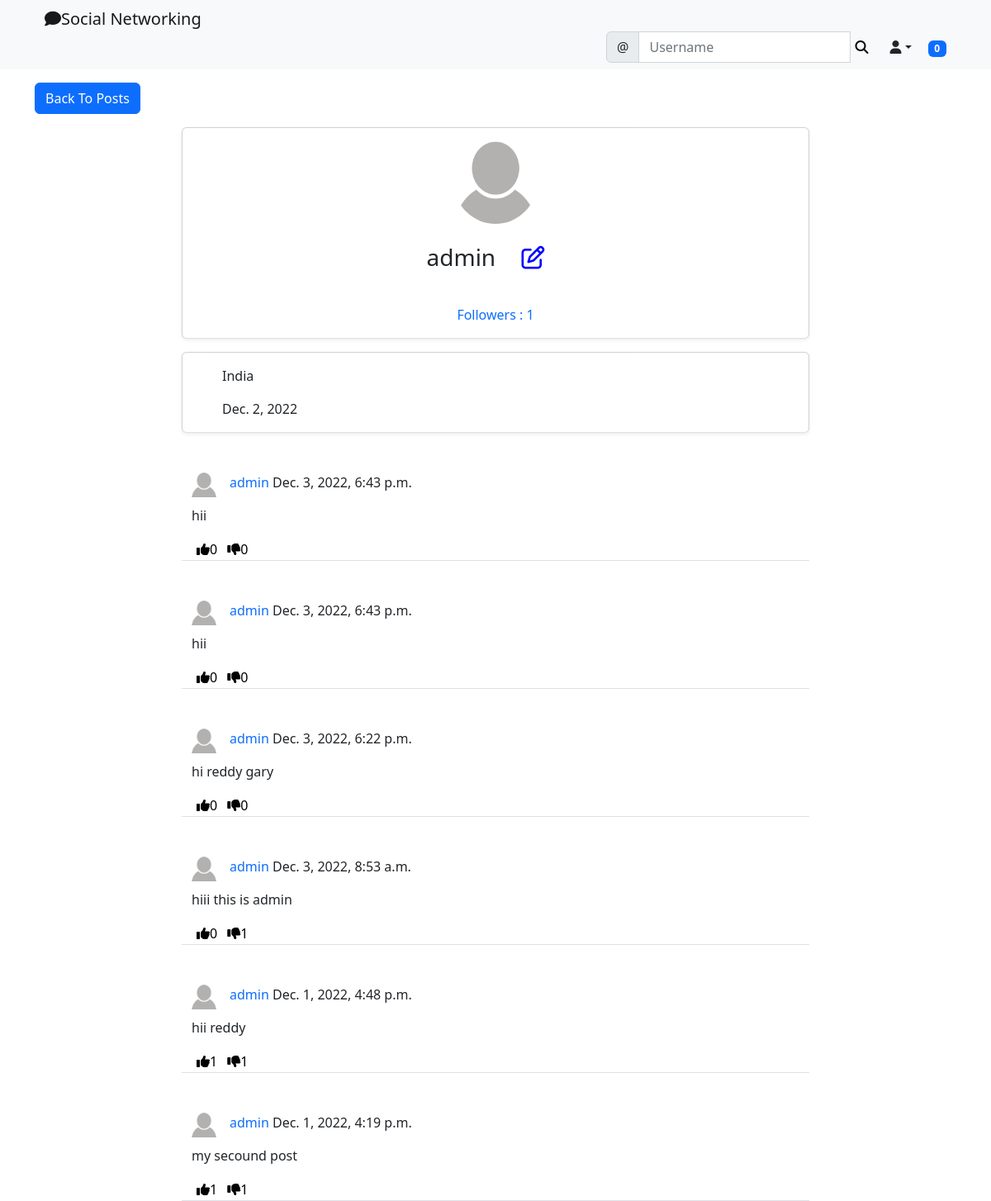
The page /social/profile/1 (signed in) on the database its author committed.
### social_appe/models.py (models this page shows)
class UserProfile(models.Model):
    user=models.OneToOneField(User,primary_key=True,verbose_name='user',related_name='profile',on_delete=models.CASCADE)
    name=models.CharField(max_length=30,blank=True,null=True)
    bio=models.TextField(max_length=500,blank=True,null=True)
    birth_date=models.DateField(null=True,blank=True)
    location=models.CharField(max_length=100,null=True,blank=True)
    picture=models.ImageField(upload_to='upload/profile_pictures',default='uploads/profile_pictures/default.png')
    followers=models.ManyToManyField(User,related_name='followers',blank=True)

class Post(models.Model):
    body=models.TextField()
    created_on=models.DateTimeField(default=timezone.now())
    author=models.ForeignKey(User,on_delete=models.CASCADE)
    likes=models.ManyToManyField(User,blank=True,related_name='likes')
    dislikes=models.ManyToManyField(User,blank=True,related_name='dislikes')

### social_appe/views.py (the view)
# urls.py: path('profile/<int:pk>',ProfileView.as_view(),name='profile'),
class ProfileView(View):
    def get(self,request,pk,*args,**kwargs):
        profile=UserProfile.objects.get(pk=pk)
        user=profile.user
        posts=Post.objects.filter(author=user).order_by('-created_on')
        followers=profile.followers.all()
        if len(followers) == 0:
            is_following = False
        for follower in followers:
            if follower == request.user:
                is_following = True
                break
            else:
                is_following = False
        number_of_followers=len(followers)
        content={
            'user':user,
            'profile':profile,
            'posts':posts,
            'number_of_followers':number_of_followers,
            'is_following':is_following
        }
        return render(request,'social_appe/profile.html',content)

### landing/templatetags/custom_tags.py (called while the page is built)
@register.inclusion_tag('social_appe/show_notifications.html', takes_context=True)
def show_notifications(context):
	request_user = context['request'].user
	notifications = Notification.objects.filter(to_user=request_user).exclude(user_has_seen=True).order_by('-date')
	return {'notifications': notifications}

### social_appe/templates/social_appe/profile.html (shortened to what this page needs)
{% extends 'landing/base.html' %}
{% load crispy_forms_tags %}
{% block content %}
    <div class="container">
    <div class="row mt-3">
        <div class="col-md-5 col-sm-6">
            <a href="{% url 'post_list' %}" class="btn btn-primary">Back To Posts</a>
        </div>
    </div>
    <div class="row justify-content-center mt-3">
        <div class="card shadow-sm  col-md-8 col-sm-12 border-bottom px-5 pt-3 ">
        <div class="text-center">
        <img src="{{ profile.picture.url }}" class="rounded-circle" width="100" height="100">
            {% if profile.name %}
                <h3 class="py-4">{{ profile.name }}
                    <span class="mx-4">
                        <a href="{% url 'profile_edit' profile.pk %}" style="color: blue"><i class="fa fa-edit"></i></a>
                    </span>
                </h3>
                {% else %}
                 <h3 class="py-4">{{ user.username }}
                    <span class="mx-4">
                        <a href="{% url 'profile_edit' profile.pk %}" style="color: blue"><i class="fa fa-edit"></i></a>
                    </span>
                </h3>
            {% endif %}
         <div class="my-3">
        <a href="{% url 'list_followers' profile.pk %}" class="post_link">Followers : {{ number_of_followers }}</a>
    </div>
        </div>
        </div>
    </div>
    <div class="row justify-content-center mt-3">
        <div class="card shadow-sm  col-md-8 col-sm-12 border-bottom px-5 pt-3 ">
            {% if profile.location %}
                <p>{{ profile.location }}</p>
            {% endif %}
            {% if profile.birth_date %}
                <p>{{ profile.birth_date }}</p>
            {% endif %}
          </div>
    </div>
    {% for post in posts %}
    <div class="row justify-content-center mt-5">
        <div class="col-md-8 col-sm-12 border-bottom position-relative">
            <div>
                <a href="{% url 'profile' post.author.profile.pk %}">
                    <img src="{{ post.author.profile.picture.url }}" class="round-circle post_img" height="30" width="30" />
                </a>
                <p class="post-test">
                    <a style="text-decoration: none" class="text-primary" href="{% url 'profile' post.author.profile.pk %}">
                        {{ post.author }}</a> {{ post.created_on }}
                </p>
            </div>
            <div class="position-relative">
                <p>{{ post.body }}</p>
            </div>
             <div class="d-flex flex-row">
                <form method="post" action="{% url 'like' post.pk %}" >
                    <button class="remove_default_btn" type="submit">
                        <i class="fa fa-thumbs-up mr-1"></i><span>{{ post.likes.all.count }}</span>
                    </button>
                </form>
                <form method="post" action="{% url 'dislike' post.pk %}" >
                    <button class="remove_default_btn" type="submit">
                        <i class="fa fa-thumbs-down mr-1"></i><span>{{ post.dislikes.all.count }}</span>
                    </button>
                </form>
            </div>
        </div>
    </div>
    {% endfor %}
    </div>
{% endblock content %}

### landing/templates/landing/base.html (shortened to what this page needs)
{% load static %}
<!doctype html>
<html lang="en">
  <head>
      <link href="https://cdn.jsdelivr.net/npm/bootstrap@5.2.3/dist/css/bootstrap.min.css" rel="stylesheet">
        <link rel="stylesheet" href="{% static 'css/styles.css' %}">
  </head>
  <body>
  {% include 'landing/nacbar.html' %}
    {% block content %}
    {% endblock content %}
  </body>
</html>

### landing/templates/landing/nacbar.html (shortened to what this page needs)
{% load custom_tags %}
<nav class="navbar navbar-expand-lg bg-light">
<div class="container">
  <div class="container-fluid">
    <a class="navbar-brand"
       {% if user.is_authenticated %}
            href="{% url 'post_list' %}"
       {% else %}
            href="{% url 'index' %}"
       {% endif %}
    ><i class=" fa fa-comment"></i>Social Networking</a>
    <div class="collapse navbar-collapse" id="navbarSupportedContent">
     <form class="d-flex" method="get" action="{% url 'profile_search' %}" role="search">
         <div class="input-group">
              <span class="input-group-text" id="basic-addon1">@</span>
              <input type="text" class="form-control" placeholder="Username" aria-label="Username" aria-describedby="basic-addon1"
              name="query" value="{{ request.GET.query }}">
             <button  class="remove_default_btn" type="submit"><i class="fa fa-search"></i></button>
         </div>
      </form>
        {% if user.is_authenticated %}
        <div class="nav-item dropdown " style="margin-left: 20px">
                 <a class="nav-link dropdown-toggle text-dark" data-bs-toggle="dropdown" role="button" aria-expanded="false"><i class="fas fa-user"></i></a>
        </div>
            <div class="nav-item">
            {% show_notifications %}
            </div>
        {% endif %}
    </div>
  </div>
</div>
</nav>

### social_appe/templates/social_appe/show_notifications.html (shortened to what this page needs)
<div class="dropdown " style="margin-left: 20px">
	<span class="badge bg-primary notification-badge" onclick="shownotification()">{{ notifications.count }}</span>
	</div>

### static/css/styles.css (style rules this page uses)
.remove_default_btn { border: none; box-shadow: none; background-color: transparent; }
.post_img { float: left; margin-right: 1rem; }
.post_link { text-decoration:none; }
.notification-badge { transition: 0.3s; }
.dropdown { position: relative; display: inline-block; }

### rows shown on the page
UserProfile: picture (placeholder picture), name "admin", location "India", birth_date "Dec. 2, 2022"
Post: author.profile.picture (placeholder picture), author "admin", created_on "Dec. 3, 2022, 6:43 p.m.", body "hii", likes.all.count "0", dislikes.all.count "0"
Post: author.profile.picture (placeholder picture), author "admin", created_on "Dec. 3, 2022, 6:43 p.m.", body "hii", likes.all.count "0", dislikes.all.count "0"
Post: author.profile.picture (placeholder picture), author "admin", created_on "Dec. 3, 2022, 6:22 p.m.", body "hi reddy gary", likes.all.count "0", dislikes.all.count "0"
Post: author.profile.picture (placeholder picture), author "admin", created_on "Dec. 3, 2022, 8:53 a.m.", body "hiii this is admin", likes.all.count "0", dislikes.all.count "1"
Post: author.profile.picture (placeholder picture), author "admin", created_on "Dec. 1, 2022, 4:48 p.m.", body "hii reddy", likes.all.count "1", dislikes.all.count "1"
Post: author.profile.picture (placeholder picture), author "admin", created_on "Dec. 1, 2022, 4:19 p.m.", body "my secound post", likes.all.count "1", dislikes.all.count "1"

### other values the page prints
{{ notifications.count }} "0"
{{ number_of_followers }} "1"
